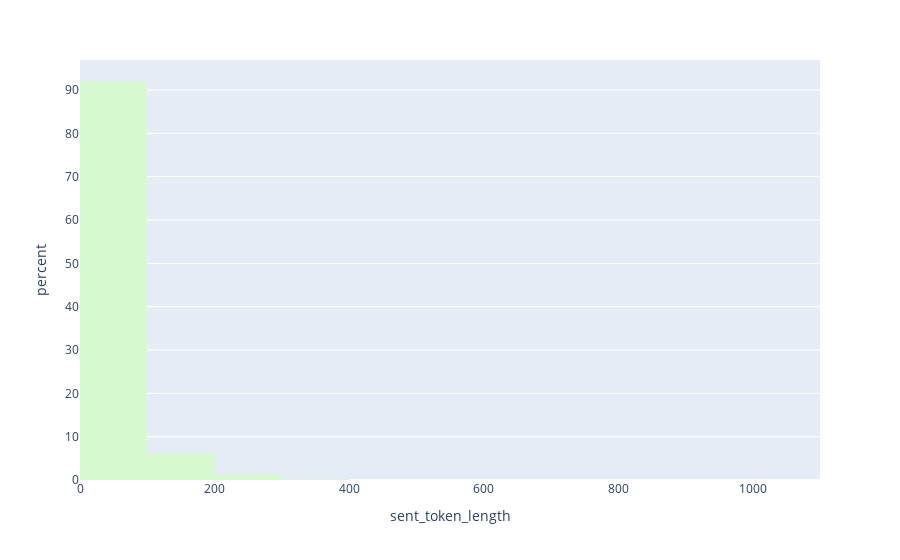

Here is the notebook cell this chart was saved with:
### Code cell
fig = px.histogram(df, x="sent_token_length", nbins=20, color_discrete_sequence=px.colors.cmocean.algae, barmode='group', histnorm="percent")
fig.show()

### Figure 1 — Plotly figure (JSON) as saved in the notebook; plotly's stock layout.template omitted (floating-point values rounded to 4 significant figures; data arrays with more than 128 entries replaced by an {"elided": "..."} marker saying what was removed)
{"data": [{"alignmentgroup": "True", "bingroup": "x", "histnorm": "percent", "hovertemplate": "sent_token_length=%{x}<br>percent=%{y}<extra></extra>", "legendgroup": "", "marker": {"color": "rgb(214, 249, 207)", "pattern": {"shape": ""}}, "name": "", "nbinsx": 20, "offsetgroup": "", "orientation": "v", "showlegend": false, "type": "histogram", "x": {"elided": "45912 int values"}, "xaxis": "x", "yaxis": "y"}], "layout": {"barmode": "group", "legend": {"tracegroupgap": 0}, "margin": {"t": 60}, "xaxis": {"anchor": "y", "domain": [0, 1], "title": {"text": "sent_token_length"}}, "yaxis": {"anchor": "x", "domain": [0, 1], "title": {"text": "percent"}}}}
